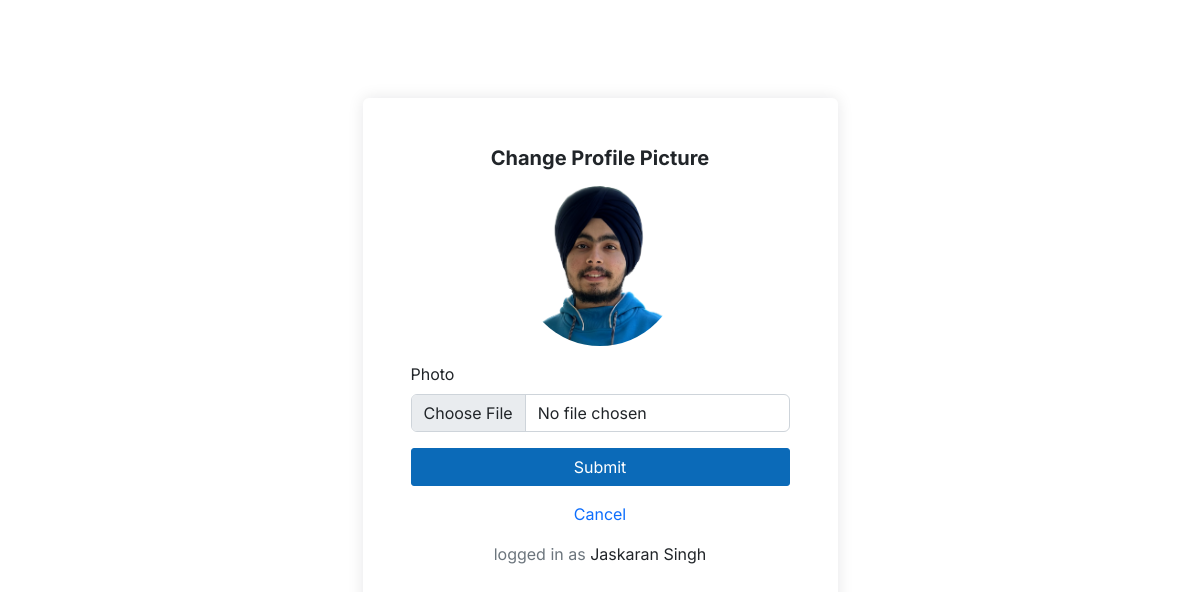
The app's page /changePhotoPrompt/ (signed in) with its own data.
### main/models.py (models this page shows, shortened)
class Student(models.Model):
    student_id = models.IntegerField(primary_key=True)
    name = models.CharField(max_length=100, null=False)
    email = models.EmailField(max_length=100, null=True, blank=True)
    password = models.CharField(max_length=255, null=False)
    MEMBERSHIP_CHOICES = (
        ('b', 'Bronze'),
        ('s', 'Silver'),
        ('g', 'Gold'),
    )
    membership = models.CharField(max_length=1, choices=MEMBERSHIP_CHOICES, blank=True, default='b')
    role = models.CharField(
        default="Student", max_length=100, null=False, blank=True)
    course = models.ManyToManyField(
        'Course', related_name='students', blank=True)
    photo = models.ImageField(upload_to='profile_pics', blank=True,
                              null=False, default='profile_pics/default_student.png')
    department = models.ForeignKey(
        'Department', on_delete=models.CASCADE, null=False, blank=False, related_name='students')
    class Meta:
        verbose_name_plural = 'Students'

### main/views.py (the view)
# urls.py: path('changePhotoPrompt/', views.changePhotoPrompt, name='changePhotoPrompt'),
def changePhotoPrompt(request):
    if request.session.get('student_id'):
        student = Student.objects.get(student_id=request.session['student_id'])
        return render(request, 'main/changePhoto.html', {'student': student})
    elif request.session.get('faculty_id'):
        faculty = Faculty.objects.get(faculty_id=request.session['faculty_id'])
        return render(request, 'main/changePhotoFaculty.html', {'faculty': faculty})
    else:
        return redirect('std_login')

### main/templates/main/changePhoto.html (shortened to what this page needs)
{% load static %}
<!DOCTYPE html>
<html lang="en">
   <head>
      <link rel="stylesheet" href="{% static 'styles/bootstrap.min.css' %}">
      <link rel="stylesheet" href="{% static 'styles/style.css' %}">
   </head>
   <body>
      <div class="container">
         <div style="min-height:85vh" class="row justify-content-center align-items-center">
            <div class="col-lg-5 col-sm-12 p-5 rounded shadow">
               <form action="{% url 'changePhoto' %}" method="post" enctype="multipart/form-data">
                  <div class="text-center">
                     <h5 class="mb-3 fw-bold">Change Profile Picture</h5>
                  </div>
                  <div class="my-3 text-center">
                     <img src="/media/{{student.photo}}" class="rounded-circle" alt="image" style="height: 10rem ; width:10rem">
                  </div>
                  <div class="mb-3">
                     <label for="photo" class="form-label ">Photo</label>
                     <input type="file" class="form-control" id="photo" name="photo" required>
                  </div>
                  <div class="d-grid">
                     <button type="submit" class="btn btn-primary">Submit</button>
                  </div>
                  <div class="text-center mt-3">
                     <a href="{% url 'profile' student.student_id %}">Cancel</a>
                  </div>
               </form>
               <p class="text-center mt-3"> <span class="text-muted">logged in as</span>  {{student.name}}</p>
            </div>
         </div>
      </div>
   </body>
</html>

### static/styles/style.css (style rules this page uses)
* { font-family: "Inter", sans-serif; box-sizing: border-box; }
body { margin: 0; padding: 0; }
html { scroll-behavior: smooth; }
.btn { border-radius: 3px !important; }
.btn-primary { background-color: #0b6ab8 !important; border-color: #0b6ab8 !important; }
a { text-decoration: none !important; }
.container { margin-top: 1.5rem; }
.shadow { box-shadow: rgba(17, 17, 26, 0.1) 0px 0px 16px !important; }

### records on screen
Student: photo (picture), name "Jaskaran Singh"
